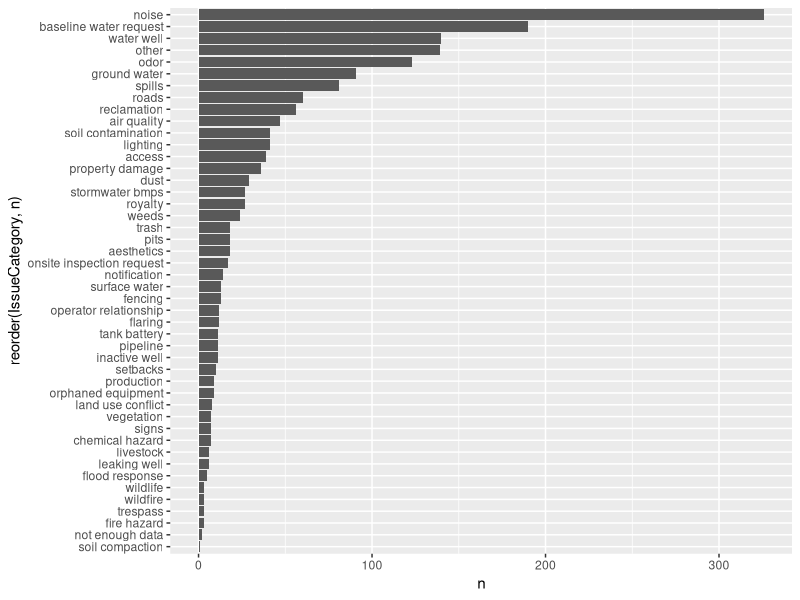

Source code (R):
library(tidyverse)
library(readxl)

complaints <- read_excel('data/Complaints.xlsx')

complaints[sapply(complaints, is.character)] <- 
  lapply(complaints[sapply(complaints, is.character)], tolower)

names(complaints) <- sub(" ", "", names(complaints))

complaints %>% 
  group_by(IssueCategory) %>% 
  summarize(n = n()) %>% 
  arrange(desc(n)) %>% 
ggplot(aes(reorder(IssueCategory, n), n)) +
  geom_bar(stat = "identity") +
  coord_flip()